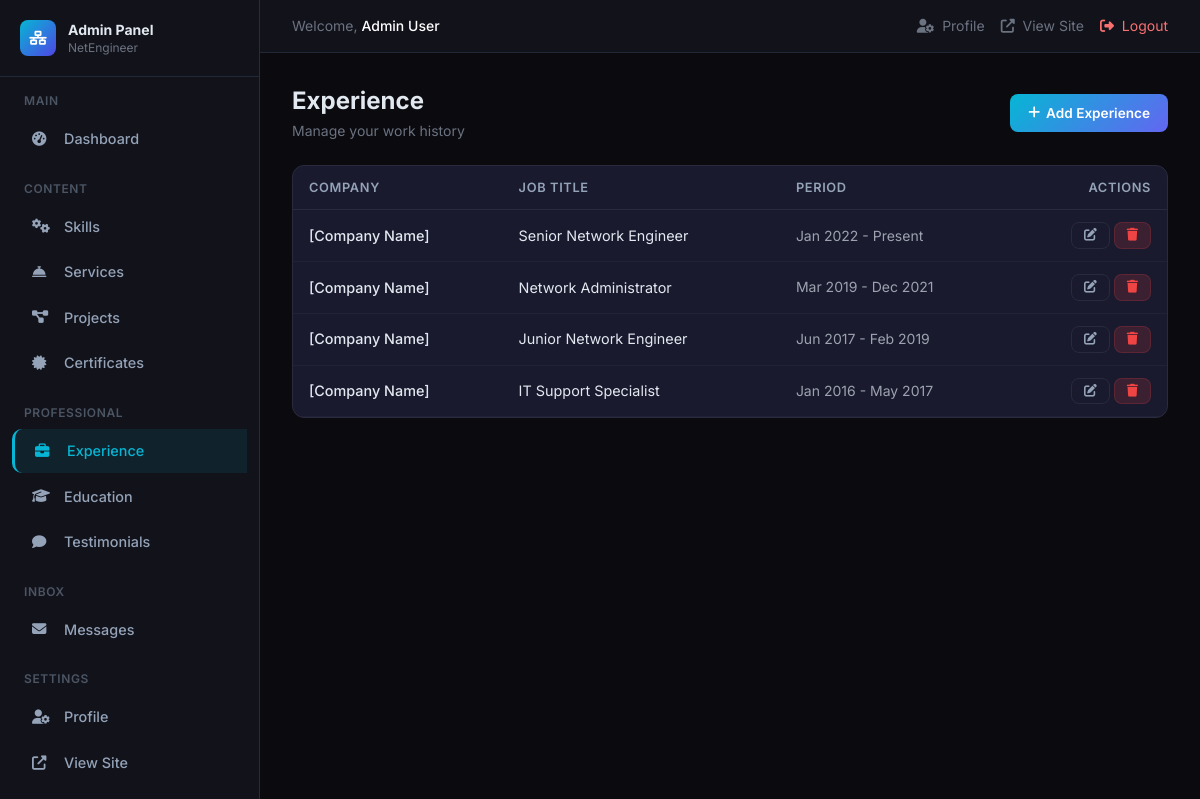
Page /admin/experience.php (signed in) on the committed database.
### tables this page shows
CREATE TABLE `site_settings` (
    `id` INT UNSIGNED AUTO_INCREMENT PRIMARY KEY,
    `site_name` VARCHAR(255) NOT NULL DEFAULT 'Network Engineer Portfolio',
    `site_title` VARCHAR(500) DEFAULT NULL,
    `site_description` TEXT DEFAULT NULL,
    `logo` VARCHAR(500) DEFAULT NULL,
    `favicon` VARCHAR(500) DEFAULT NULL,
    `created_at` TIMESTAMP DEFAULT CURRENT_TIMESTAMP,
    `updated_at` TIMESTAMP DEFAULT CURRENT_TIMESTAMP ON UPDATE CURRENT_TIMESTAMP
);

CREATE TABLE `experience` (
    `id` INT UNSIGNED AUTO_INCREMENT PRIMARY KEY,
    `company_name` VARCHAR(255) NOT NULL,
    `job_title` VARCHAR(255) NOT NULL,
    `start_date` DATE NOT NULL,
    `end_date` DATE DEFAULT NULL,
    `description` TEXT DEFAULT NULL,
    `created_at` TIMESTAMP DEFAULT CURRENT_TIMESTAMP,
    `updated_at` TIMESTAMP DEFAULT CURRENT_TIMESTAMP ON UPDATE CURRENT_TIMESTAMP,
    INDEX `idx_experience_dates` (`start_date`, `end_date`)
);

### config/database.php (called while the page is built, shortened)
<?php
function getDB(): PDO {
    static $pdo = null;
    if ($pdo === null) {
        try {
            $dsn = "mysql:host=" . DB_HOST . ";dbname=" . DB_NAME . ";charset=" . DB_CHARSET;
            $options = [
                PDO::ATTR_ERRMODE            => PDO::ERRMODE_EXCEPTION,
                PDO::ATTR_DEFAULT_FETCH_MODE => PDO::FETCH_ASSOC,
                PDO::ATTR_EMULATE_PREPARES   => false,
                PDO::MYSQL_ATTR_INIT_COMMAND => "SET NAMES utf8mb4 COLLATE utf8mb4_unicode_ci",
            ];
            $pdo = new PDO($dsn, DB_USER, DB_PASS, $options);
        } catch (PDOException $e) {
            error_log("Database connection failed: " . $e->getMessage());
            die("Database connection failed. Please check your configuration.");
        }
    }
    return $pdo;
}
function dbQuery(string $sql, array $params = []): array {
    $stmt = getDB()->prepare($sql);
    $stmt->execute($params);
    return $stmt->fetchAll();
}
function dbRow(string $sql, array $params = []): ?array {
    $stmt = getDB()->prepare($sql);
    $stmt->execute($params);
    $row = $stmt->fetch();
    return $row ?: null;
}

### includes/functions.php (called while the page is built, shortened)
<?php
function generateCsrfToken(): string {
    $token = bin2hex(random_bytes(32));
    return $token;
}
function getCsrfToken(): string {
    if (!isset($_SESSION['csrf_token'])) {
        return generateCsrfToken();
    }
    return $_SESSION['csrf_token'];
}
function e(?string $value): string {
    return htmlspecialchars($value ?? '', ENT_QUOTES | ENT_HTML5, 'UTF-8');
}
function isLoggedIn(): bool {
    return isset($_SESSION['user_id']);
}
function getCurrentUser(): ?array {
    return $_SESSION['user_data'] ?? null;
}
function formatDate($date, string $format = 'M Y'): string {
    if (!$date || $date === '0000-00-00') return 'Present';
    $timestamp = strtotime($date);
    return $timestamp ? date($format, $timestamp) : 'Present';
}
function getSiteSettings(): ?array {
    return dbRow("SELECT * FROM site_settings LIMIT 1");
}

### admin/experience.php (the view, shortened to what this page needs)
<?php
require_once __DIR__ . '/../config/database.php';
require_once __DIR__ . '/../includes/functions.php';
require_once __DIR__ . '/includes/header.php';
$items = dbQuery("SELECT * FROM experience ORDER BY start_date DESC");
?>
<div class="flex items-center justify-between mb-6">
    <div><h1 class="text-2xl font-bold">Experience</h1><p class="text-gray-500 text-sm mt-1">Manage your work history</p></div>
    <button onclick="document.getElementById('formModal').classList.remove('hidden')" class="btn btn-primary"><i class="fas fa-plus"></i> Add Experience</button>
</div>
<div class="stat-card p-0 overflow-hidden">
    <div class="table-container">
        <table>
            <thead><tr><th>Company</th><th>Job Title</th><th>Period</th><th class="text-right">Actions</th></tr></thead>
            <tbody>
                <?php if (empty($items)): ?><tr><td colspan="4" class="text-center text-gray-500 py-10">No experience entries found.</td></tr>
                <?php else: ?>
                    <?php foreach ($items as $item): ?>
                        <tr>
                            <td class="font-medium"><?= e($item['company_name']) ?></td>
                            <td><?= e($item['job_title']) ?></td>
                            <td class="text-gray-400 text-sm"><?= formatDate($item['start_date'], 'M Y') ?> - <?= formatDate($item['end_date'], 'M Y') ?></td>
                            <td class="text-right">
                                <a href="?action=edit&id=<?= $item['id'] ?>" class="btn btn-sm btn-outline"><i class="fas fa-edit"></i></a>
                                <a href="?delete=1&id=<?= $item['id'] ?>&csrf_token=<?= getCsrfToken() ?>" class="btn btn-sm btn-danger confirm-delete"><i class="fas fa-trash"></i></a>
                            </td>
                        </tr>
                    <?php endforeach; ?>
                <?php endif; ?>
            </tbody>
        </table>
    </div>
</div>
<?php require_once __DIR__ . '/includes/footer.php'; ?>

### admin/includes/header.php (shortened to what this page needs)
<?php
require_once __DIR__ . '/../../config/database.php';
require_once __DIR__ . '/../../includes/functions.php';
$siteSettings = getSiteSettings();
$currentUser = getCurrentUser();
$currentPage = basename($_SERVER['PHP_SELF']);
?>
<!DOCTYPE html>
<html lang="en" data-theme="dark">
<head>
    <link rel="stylesheet" href="https://cdnjs.cloudflare.com/ajax/libs/font-awesome/6.5.1/css/all.min.css">
    <script src="https://cdn.tailwindcss.com"></script>
</head>
<body>
<?php if (basename($_SERVER['PHP_SELF']) !== 'login.php'): ?>
    <aside class="sidebar">
        <div class="p-5 border-b border-gray-800">
            <a href="index.php" class="flex items-center gap-3">
                <span class="w-9 h-9 rounded-lg bg-gradient-to-br from-network-500 to-primary-600 flex items-center justify-center text-white text-sm">
                    <i class="fas fa-network-wired"></i>
                </span>
                <div>
                    <div class="font-bold text-sm">Admin Panel</div>
                    <div class="text-xs text-gray-500"><?= e($siteSettings['site_name'] ?? 'Portfolio') ?></div>
                </div>
            </a>
        </div>
        <div class="py-4">
            <div class="text-xs uppercase tracking-wider text-gray-600 px-6 mb-2 font-semibold">Main</div>
            <a href="index.php" class="nav-item <?= $currentPage === 'index.php' ? 'active' : '' ?>"><i class="fas fa-tachometer-alt w-5"></i> Dashboard</a>
            <div class="text-xs uppercase tracking-wider text-gray-600 px-6 mt-5 mb-2 font-semibold">Content</div>
            <a href="skills.php" class="nav-item <?= $currentPage === 'skills.php' ? 'active' : '' ?>"><i class="fas fa-cogs w-5"></i> Skills</a>
            <a href="services.php" class="nav-item <?= $currentPage === 'services.php' ? 'active' : '' ?>"><i class="fas fa-concierge-bell w-5"></i> Services</a>
            <a href="projects.php" class="nav-item <?= $currentPage === 'projects.php' ? 'active' : '' ?>"><i class="fas fa-project-diagram w-5"></i> Projects</a>
            <a href="certificates.php" class="nav-item <?= $currentPage === 'certificates.php' ? 'active' : '' ?>"><i class="fas fa-certificate w-5"></i> Certificates</a>
            <div class="text-xs uppercase tracking-wider text-gray-600 px-6 mt-5 mb-2 font-semibold">Professional</div>
            <a href="experience.php" class="nav-item <?= $currentPage === 'experience.php' ? 'active' : '' ?>"><i class="fas fa-briefcase w-5"></i> Experience</a>
            <a href="education.php" class="nav-item <?= $currentPage === 'education.php' ? 'active' : '' ?>"><i class="fas fa-graduation-cap w-5"></i> Education</a>
            <a href="testimonials.php" class="nav-item <?= $currentPage === 'testimonials.php' ? 'active' : '' ?>"><i class="fas fa-comment w-5"></i> Testimonials</a>
            <div class="text-xs uppercase tracking-wider text-gray-600 px-6 mt-5 mb-2 font-semibold">Inbox</div>
            <a href="messages.php" class="nav-item <?= $currentPage === 'messages.php' ? 'active' : '' ?>">
                <i class="fas fa-envelope w-5"></i> Messages
            </a>
            <div class="text-xs uppercase tracking-wider text-gray-600 px-6 mt-5 mb-2 font-semibold">Settings</div>
            <a href="profile.php" class="nav-item <?= $currentPage === 'profile.php' ? 'active' : '' ?>"><i class="fas fa-user-cog w-5"></i> Profile</a>
            <a href="../index.php" class="nav-item" target="_blank"><i class="fas fa-external-link-alt w-5"></i> View Site</a>
            <a href="logout.php" class="nav-item text-red-400"><i class="fas fa-sign-out-alt w-5"></i> Logout</a>
        </div>
    </aside>
    <div class="main-content">
        <div class="hidden md:flex items-center justify-between px-8 py-4 border-b border-gray-800 bg-[#12121a]">
            <div class="text-sm text-gray-500">
                Welcome, <span class="text-white font-medium"><?= e($currentUser['full_name'] ?? 'Admin') ?></span>
            </div>
            <div class="flex items-center gap-4">
                <a href="profile.php" class="text-sm text-gray-500 hover:text-network-400 transition-colors">
                    <i class="fas fa-user-cog mr-1"></i> Profile
                </a>
                <a href="../index.php" target="_blank" class="text-sm text-gray-500 hover:text-network-400 transition-colors">
                    <i class="fas fa-external-link-alt mr-1"></i> View Site
                </a>
                <a href="logout.php" class="text-sm text-red-400 hover:text-red-300 transition-colors">
                    <i class="fas fa-sign-out-alt mr-1"></i> Logout
                </a>
            </div>
        </div>
        <div class="p-6 md:p-8">
<?php endif; ?>

### admin/includes/header.php (style rules this page uses)
:root { --bg-dark: #0a0a0f; --bg-card: #12121a; --bg-card-2: #1a1a2e; --border: #2a2a3e; --text: #e2e8f0; --text-muted: #94a3b8; --primary: #6366f1; --network: #06b6d4; }
* { margin:0; padding:0; box-sizing:border-box; }
body { font-family: 'Inter', sans-serif; background: var(--bg-dark); color: var(--text); overflow-x: hidden; }
.sidebar { width:260px; height:100vh; position:fixed; left:0; top:0; background:var(--bg-card); border-right:1px solid var(--border); overflow-y:auto; z-index:100; transition:transform 0.3s; }
.main-content { margin-left:260px; min-height:100vh; }
.nav-item { display:flex; align-items:center; gap:12px; padding:11px 20px; border-radius:10px; transition:all 0.2s; color:var(--text-muted); text-decoration:none; font-size:0.9rem; font-weight:500; margin:2px 12px; }
.nav-item:hover, .nav-item.active { background:rgba(6,182,212,0.1); color:var(--network); }
.nav-item.active { border-left:3px solid var(--network); border-radius:10px 0 0 10px; }
.stat-card { background:var(--bg-card-2); border:1px solid var(--border); border-radius:12px; padding:20px; transition:all 0.3s; }
.table-container { overflow-x:auto; }
table { width:100%; border-collapse:collapse; }
th { text-align:left; padding:12px 16px; font-size:0.8rem; text-transform:uppercase; letter-spacing:0.05em; color:var(--text-muted); border-bottom:1px solid var(--border); font-weight:600; }
td { padding:12px 16px; border-bottom:1px solid rgba(42,42,62,0.5); font-size:0.9rem; }
.btn { display:inline-flex; align-items:center; gap:6px; padding:9px 18px; border-radius:8px; font-size:0.85rem; font-weight:600; cursor:pointer; transition:all 0.2s; border:none; text-decoration:none; }
.btn-primary { background:linear-gradient(135deg,var(--network),var(--primary)); color:#fff; }
.btn-danger { background:rgba(239,68,68,0.15); color:#ef4444; border:1px solid rgba(239,68,68,0.2); }
.btn-outline { background:transparent; color:var(--text-muted); border:1px solid var(--border); }
.btn-sm { padding:6px 12px; font-size:0.8rem; }

### rows in the picture
site_settings: site_name "NetEngineer"
experience: company_name "[Company Name]", job_title "Senior Network Engineer", start_date "Jan 2022", end_date "Present"
experience: company_name "[Company Name]", job_title "Network Administrator", start_date "Mar 2019", end_date "Dec 2021"
experience: company_name "[Company Name]", job_title "Junior Network Engineer", start_date "Jun 2017", end_date "Feb 2019"
experience: company_name "[Company Name]", job_title "IT Support Specialist", start_date "Jan 2016", end_date "May 2017"

### other values in the picture
$currentUser['full_name'] "Admin User"
